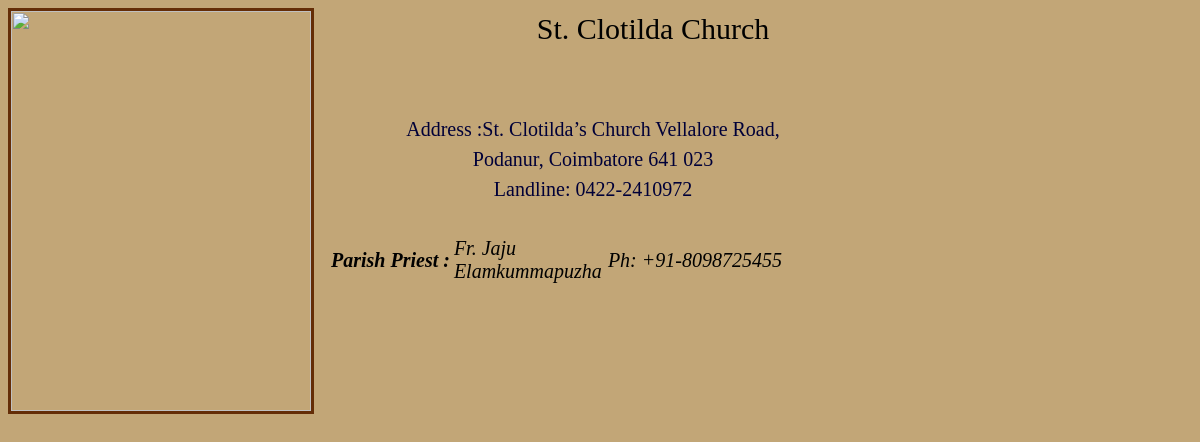
The app's page /parish.php?pid=1 with its own data.
### tables this page shows
CREATE TABLE `parishes_table` (
  `page` varchar(10) DEFAULT NULL,
  `id` int(2) NOT NULL,
  `name` varchar(50) DEFAULT NULL,
  `place` varchar(50) NOT NULL,
  `landline` varchar(8) DEFAULT NULL,
  `address` text,
  `forane` int(1) NOT NULL,
  `p_name` varchar(50) DEFAULT NULL,
  `ap_name` varchar(50) DEFAULT NULL,
  `p_phone` varchar(10) DEFAULT NULL,
  `ap_phone` varchar(10) DEFAULT NULL,
  `image` varchar(50) DEFAULT NULL,
  PRIMARY KEY (`id`)
);

### parish.php (the view, shortened to what this page needs)
<?php
require_once("include/connection.php");
if(isset($_GET['pid'])){$id=$_GET['pid'];
$sql = "SELECT * FROM parishes_table WHERE id={$id}";
$res = mysql_query($sql,$db);
$path = "images/parishes/";
}
while($row=mysql_fetch_array($res)){
$name=$row['name'];
$image=$row['image'];
$landline=$row['landline'];
$address=$row['address'];
$p_name=$row['p_name'];
$p_phone=$row['p_phone'];
$path=$path.$image;
}
?>
<html>
<head><title><?php echo $name; ?></title></head>
<body>
<?php
echo"<div id='parish_wrapper'>";
echo "<div id='image_wrapper'>"; if($image!=NULL)echo "<img src='{$path}'>";
else echo"<img src='images/no_image.jpg'/>";
echo"</div><div id='parish_content'>
<div id='name'>{$name}</div>
<div id='parish_address'>Address :{$address}<br/>";
if($landline!=NULL)echo"Landline: 0422-{$landline}";echo"</div><br/>
<div id='parish_priest'>
<table><tr><td><b>Parish Priest :</b></td><td width='150'>{$p_name}</td><td>";if($p_phone)echo"Ph: +91-{$p_phone}";echo"</td></tr>";
echo "</table></div></div></div>";
?>
</body>
</html>

### parish.php (style rules this page uses)
body { background-color:#c2a677; }
#parish_wrapper { width:860px; height:400px;position:relative; color:black; }
#name { height:100px; text-align:center; font-size:30px; font-family:Cooper, Georgia, serif; color:#000000; }
#image_wrapper img { width:300px;height:400px; border:3px solid #642d07; }
#image_wrapper { overflow:hidden;width:306px; height:406px; margin-top:0px; }
#parish_content { height:400px; width:650px; margin-top:-400px;line-height:1.5em; margin-left:320px; font-family:Georgia, serif;font-size:20px; color:#ade450; }
#parish_priest td { color:#000000;font-style:italic; font-family:'Times New Roman',Georgia,serif;font-size:20px; }
#parish_address { color:#000038; padding-left:10%;width:400px;text-align:center;line-height:1.5em; }

### records on screen
parishes_table: name "St. Clotilda Church", address "St. Clotilda’s Church Vellalore Road, Podanur, Coimbatore 641 023", landline "2410972", p_name "Fr. Jaju Elamkummapuzha", p_phone "8098725455"
